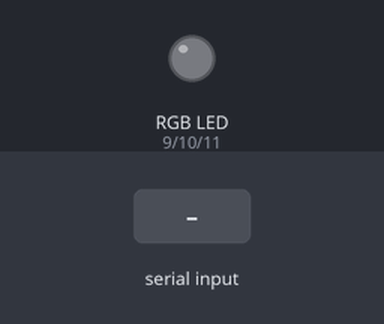
This sketch was run on a simulated Arduino Uno, built with avr-gcc and run on an emulated ATmega328P. Parts: an RGB LED mixed from three pins (HIGH = lit). The inputs (shaded band) are chosen by the test bench. Dim RGB values are drawn brighter than linear.

Above: at 1.2 s.
1.3 s: "90,45,200\n" received over Serial
At 1.9 s:
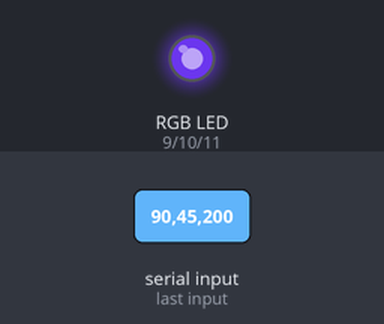
2.8 s: "30,150,10\n" received over Serial
At 3.1 s:
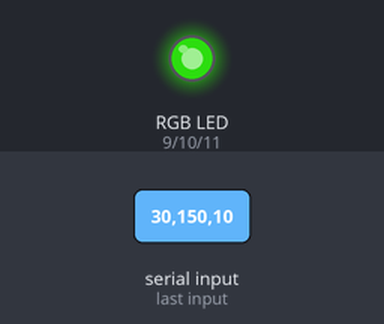
4.3 s: "90,45\n" received over Serial
At 5.3 s:
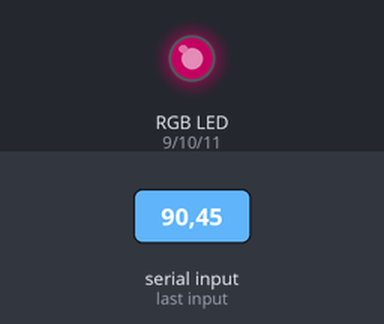
5.8 s: "30,150\n" received over Serial
At 6.4 s:
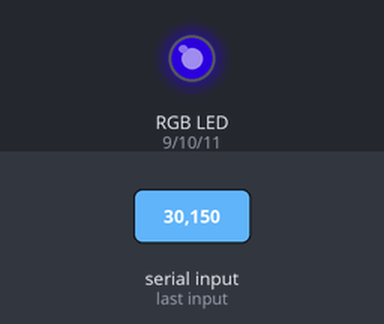
7.3 s: "5\n" received over Serial
At 8.5 s:
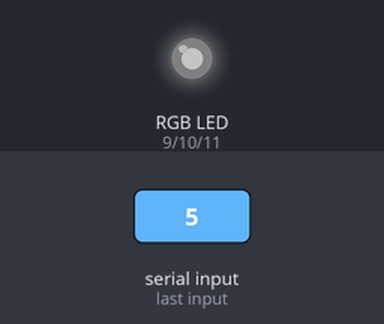
8.8 s: "90\n" received over Serial
At 9.8 s:
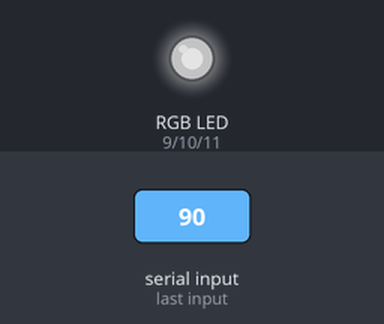
Timing chart, 0 to 11.3 s (numbered marks = the images above; inputs shaded):
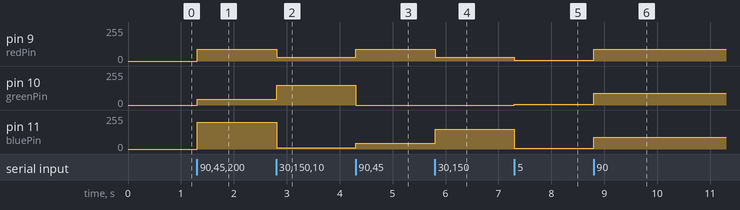

Measured:
- after the input at 1.3 s, pin 9 (redPin): 0/255 → 90/255 at once; pin 10 (greenPin): 0/255 → 45/255 at once; pin 11 (bluePin): 0/255 → 200/255 at once
- after the input at 2.8 s, pin 9 (redPin): 90/255 → 30/255 at once; pin 10 (greenPin): 45/255 → 150/255 at once; pin 11 (bluePin): 200/255 → 10/255 at once
- after the input at 4.3 s, pin 9 (redPin): 30/255 → 90/255 at once; pin 10 (greenPin): 150/255 → 0/255 at once; pin 11 (bluePin): 10/255 → 45/255 at once
- after the input at 5.8 s, pin 9 (redPin): 90/255 → 30/255 at once; pin 11 (bluePin): 45/255 → 150/255 at once
- after the input at 7.3 s, pin 9 (redPin): 30/255 → 5/255 at once; pin 10 (greenPin): 0/255 → 5/255 at once; pin 11 (bluePin): 150/255 → 5/255 at once
- after the input at 8.8 s, pin 9 (redPin), pin 10 (greenPin), pin 11 (bluePin): 5/255 → 90/255 at once

The sketch:

handtoled.ino
```cpp
const int redPin = 9;    // Connect to red pin of RGB LED
const int greenPin = 10; // Connect to green pin of RGB LED
const int bluePin = 11;  // Connect to blue pin of RGB LED

void setup() {
  Serial.begin(9600);
  pinMode(redPin, OUTPUT);
  pinMode(greenPin, OUTPUT);
  pinMode(bluePin, OUTPUT);
}

void loop() {
  if (Serial.available() > 0) {
    String rgbValues = Serial.readStringUntil('\n');  // Read the incoming string until newline
    int commaIndex1 = rgbValues.indexOf(',');         // Find the first comma
    int commaIndex2 = rgbValues.lastIndexOf(',');     // Find the last comma

    // Parse the RGB values from the string
    int red = rgbValues.substring(0, commaIndex1).toInt();
    int green = rgbValues.substring(commaIndex1 + 1, commaIndex2).toInt();
    int blue = rgbValues.substring(commaIndex2 + 1).toInt();

    // Write the RGB values to the LED pins
    analogWrite(redPin, red);
    analogWrite(greenPin, green);
    analogWrite(bluePin, blue);
  }
}
```
